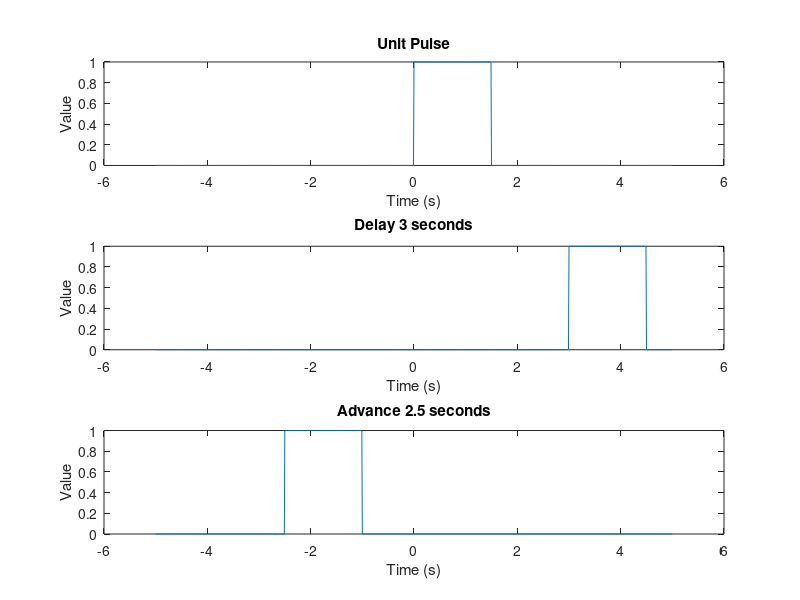
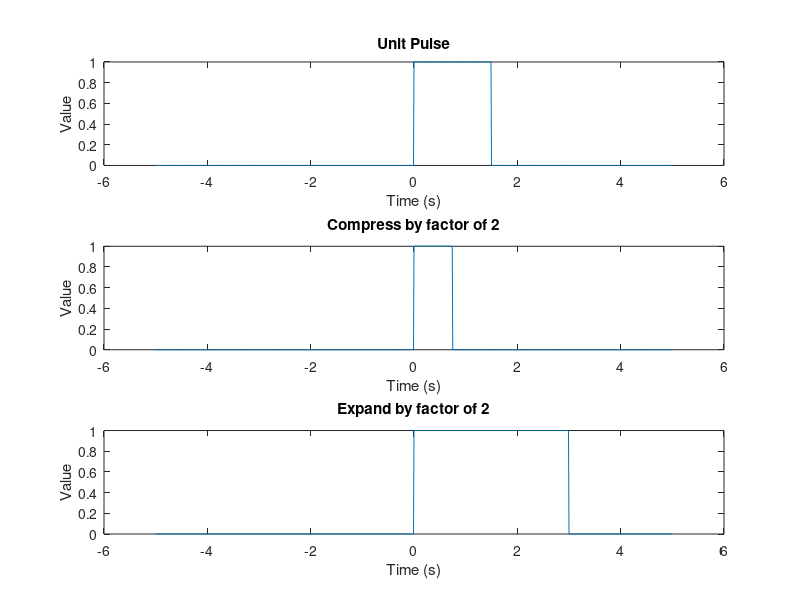
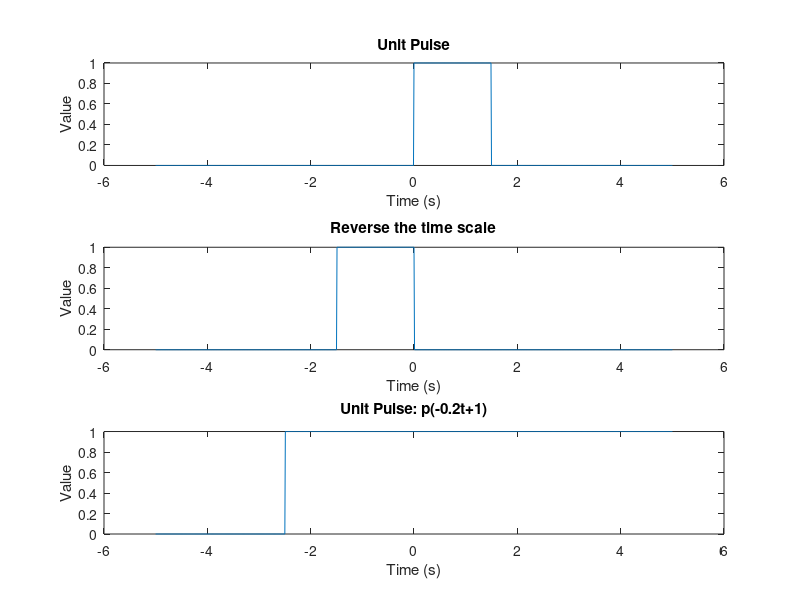

Reproduce these figures in MATLAB, in order.
T = 1.5;  % amplitude
t = -5:0.01:5;  % time scale
pulse = @(t, T) (t >= 0)-(t-T >= 0);

subplot(311);
plot(t, pulse(t, T));
title('Unit Pulse');
xlabel('Time (s)'); % x-axis label
ylabel('Value'); % y-axis label

subplot(312);
plot(t, pulse(t-3, T));
title('Delay 3 seconds');
xlabel('Time (s)'); % x-axis label
ylabel('Value'); % y-axis label

subplot(313);
plot(t, pulse(t+2.5, T));
title('Advance 2.5 seconds');
xlabel('Time (s)'); % x-axis label
ylabel('Value'); % y-axis label

figure
subplot(311);
plot(t, pulse(t, T));
title('Unit Pulse');
xlabel('Time (s)'); % x-axis label
ylabel('Value'); % y-axis label

subplot(312);
plot(t, pulse(2*t, T));
title('Compress by factor of 2');
xlabel('Time (s)'); % x-axis label
ylabel('Value'); % y-axis label

subplot(313);
plot(t, pulse(t/2, T));
title('Expand by factor of 2');
xlabel('Time (s)'); % x-axis label
ylabel('Value'); % y-axis label

figure
subplot(311);
plot(t, pulse(t, T));
title('Unit Pulse');
xlabel('Time (s)'); % x-axis label
ylabel('Value'); % y-axis label

subplot(312);
plot(t, pulse(-t, T));
title('Reverse the time scale');
xlabel('Time (s)'); % x-axis label
ylabel('Value'); % y-axis label

subplot(313)
plot(t, pulse(-0.2*t + 1, T));
title('Unit Pulse: p(-0.2t+1)');
xlabel('Time (s)'); % x-axis label
ylabel('Value'); % y-axis label

